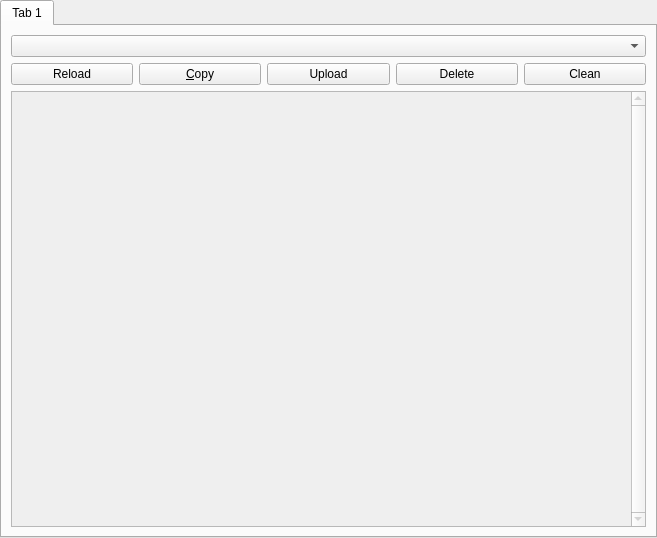
<?xml version="1.0" encoding="UTF-8"?>
<ui version="4.0">
 <class>OtherLogsPage</class>
 <widget class="QWidget" name="OtherLogsPage">
  <property name="geometry">
   <rect>
    <x>0</x>
    <y>0</y>
    <width>657</width>
    <height>538</height>
   </rect>
  </property>
  <property name="windowTitle">
   <string>Form</string>
  </property>
  <layout class="QVBoxLayout" name="verticalLayout_2">
   <property name="leftMargin">
    <number>0</number>
   </property>
   <property name="topMargin">
    <number>0</number>
   </property>
   <property name="rightMargin">
    <number>0</number>
   </property>
   <property name="bottomMargin">
    <number>0</number>
   </property>
   <item>
    <widget class="QTabWidget" name="tabWidget">
     <property name="currentIndex">
      <number>0</number>
     </property>
     <widget class="QWidget" name="tab">
      <attribute name="title">
       <string>Tab 1</string>
      </attribute>
      <layout class="QVBoxLayout" name="verticalLayout">
       <item>
        <layout class="QGridLayout" name="gridLayout">
         <item row="3" column="1">
          <widget class="QPushButton" name="btnCopy">
           <property name="toolTip">
            <string>Copy the whole log into the clipboard</string>
           </property>
           <property name="text">
            <string>&amp;Copy</string>
           </property>
          </widget>
         </item>
         <item row="3" column="3">
          <widget class="QPushButton" name="btnDelete">
           <property name="toolTip">
            <string>Clear the log</string>
           </property>
           <property name="text">
            <string>Delete</string>
           </property>
          </widget>
         </item>
         <item row="3" column="2">
          <widget class="QPushButton" name="btnPaste">
           <property name="toolTip">
            <string>Upload the log to paste.ee - it will stay online for a month</string>
           </property>
           <property name="text">
            <string>Upload</string>
           </property>
          </widget>
         </item>
         <item row="3" column="0">
          <widget class="QPushButton" name="btnReload">
           <property name="text">
            <string>Reload</string>
           </property>
          </widget>
         </item>
         <item row="0" column="0" colspan="5">
          <widget class="QComboBox" name="selectLogBox">
           <property name="sizePolicy">
            <sizepolicy hsizetype="Expanding" vsizetype="Fixed">
             <horstretch>0</horstretch>
             <verstretch>0</verstretch>
            </sizepolicy>
           </property>
          </widget>
         </item>
         <item row="3" column="4">
          <widget class="QPushButton" name="btnClean">
           <property name="toolTip">
            <string>Clear the log</string>
           </property>
           <property name="text">
            <string>Clean</string>
           </property>
          </widget>
         </item>
        </layout>
       </item>
       <item>
        <widget class="QPlainTextEdit" name="text">
         <property name="enabled">
          <bool>false</bool>
         </property>
         <property name="verticalScrollBarPolicy">
          <enum>Qt::ScrollBarAlwaysOn</enum>
         </property>
         <property name="readOnly">
          <bool>true</bool>
         </property>
         <property name="textInteractionFlags">
          <set>Qt::LinksAccessibleByKeyboard|Qt::LinksAccessibleByMouse|Qt::TextBrowserInteraction|Qt::TextSelectableByKeyboard|Qt::TextSelectableByMouse</set>
         </property>
        </widget>
       </item>
      </layout>
     </widget>
    </widget>
   </item>
  </layout>
 </widget>
 <tabstops>
  <tabstop>text</tabstop>
 </tabstops>
 <resources/>
 <connections/>
</ui>
